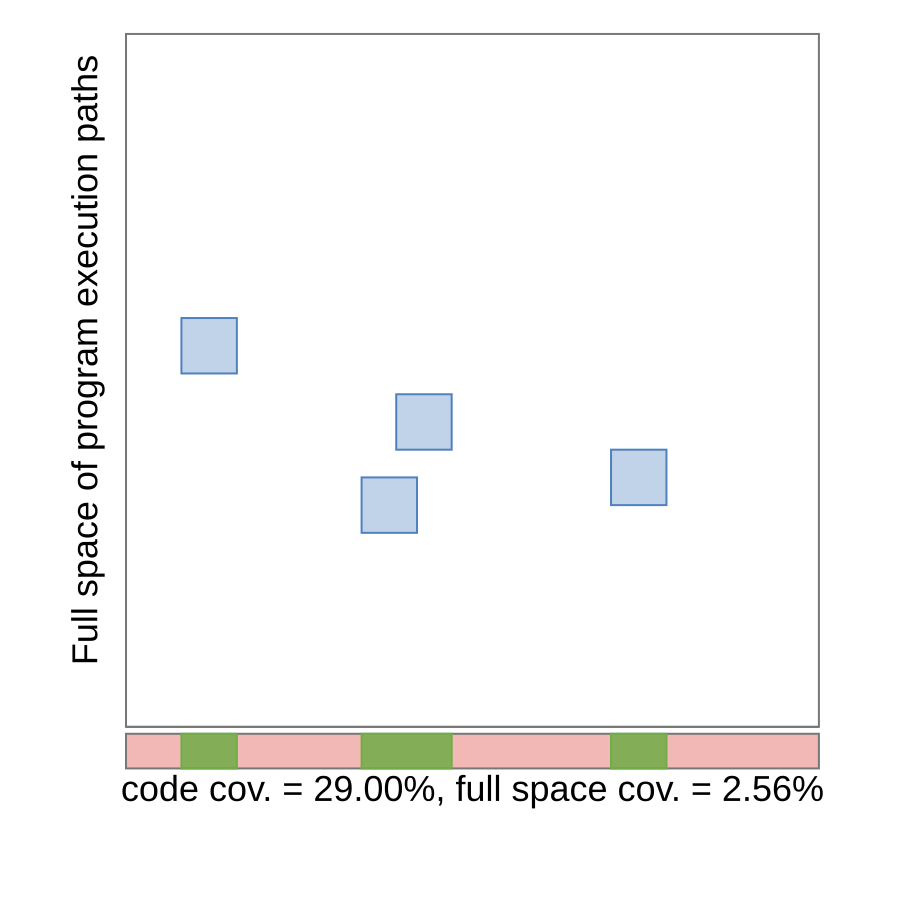

gnuplot code for this plot:
set terminal svg size 900,900 dynamic enhanced font "Arial,36"
set output "/home/runner/work/coverage-talk/coverage-talk/target/generated-slides/images/coverage-04.svg"

unset key
unset border
unset xtics
unset ytics

set xrange [0:1]
set yrange [-0.12:1.01]
set size ratio -1

set lmargin at screen 0.14
set rmargin at screen 0.98
set bmargin at screen 0.1
set tmargin at screen 0.97

set style fill solid 0.35 noborder

# Main square frame
set object 1 rect from 0,0 to 1,1 fs empty border rgb "#777777" lw 2

# Patches
set object 2 rect at 0.12,0.55 size 0.08,0.08 fc rgb "#4F81BD" fs solid 0.35 border rgb "#4F81BD" lw 2
set object 3 rect at 0.38,0.32 size 0.08,0.08 fc rgb "#4F81BD" fs solid 0.35 border rgb "#4F81BD" lw 2
set object 4 rect at 0.43,0.44 size 0.08,0.08 fc rgb "#4F81BD" fs solid 0.35 border rgb "#4F81BD" lw 2
set object 5 rect at 0.74,0.36 size 0.08,0.08 fc rgb "#4F81BD" fs solid 0.35 border rgb "#4F81BD" lw 2

# Axes of the main space
set arrow 1 from 0,0 to 1,0 nohead lw 2 lc rgb "#777777"
set arrow 2 from 0,0 to 0,1 nohead lw 2 lc rgb "#777777"

# Projection bar directly under X axis
set object 6 rect from 0,-0.06 to 1,-0.01 fc rgb "#F2B8B5" fs solid 1.0 border rgb "#777777" lw 2

# Green projected intervals
set object 7 rect from 0.08,-0.06 to 0.16,-0.01 fc rgb "#70AD47" fs solid 0.85 border rgb "#70AD47" lw 2
set object 8 rect from 0.34,-0.06 to 0.47,-0.01 fc rgb "#70AD47" fs solid 0.85 border rgb "#70AD47" lw 2
set object 9 rect from 0.7,-0.06 to 0.78,-0.01 fc rgb "#70AD47" fs solid 0.85 border rgb "#70AD47" lw 2

# Labels
set label 1 "Full space of program execution paths" at screen 0.095, screen 0.6 rotate by 90 center font ",36"
set label 2 "code cov. = 29.00%, full space cov. = 2.56%" at 0.5,-0.09 center font ",36"

plot 1/0 notitle
